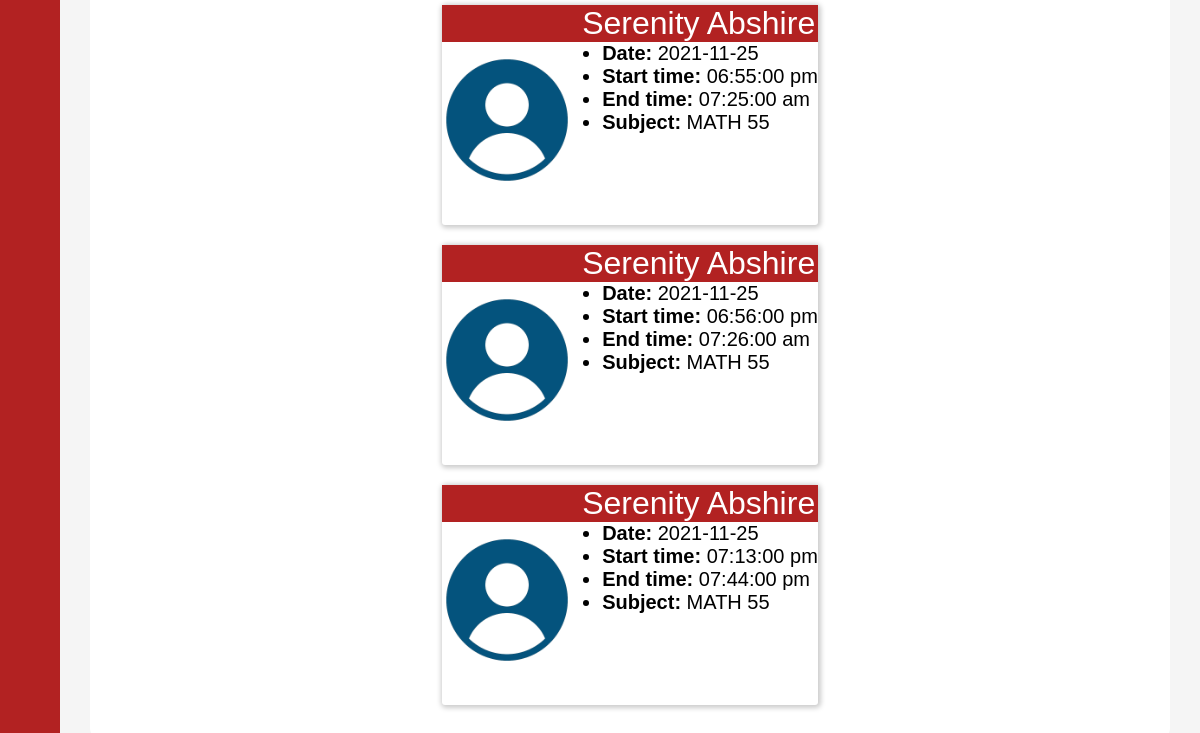
The page /my-sessions.php (signed in, lower part) on the database as committed earlier.
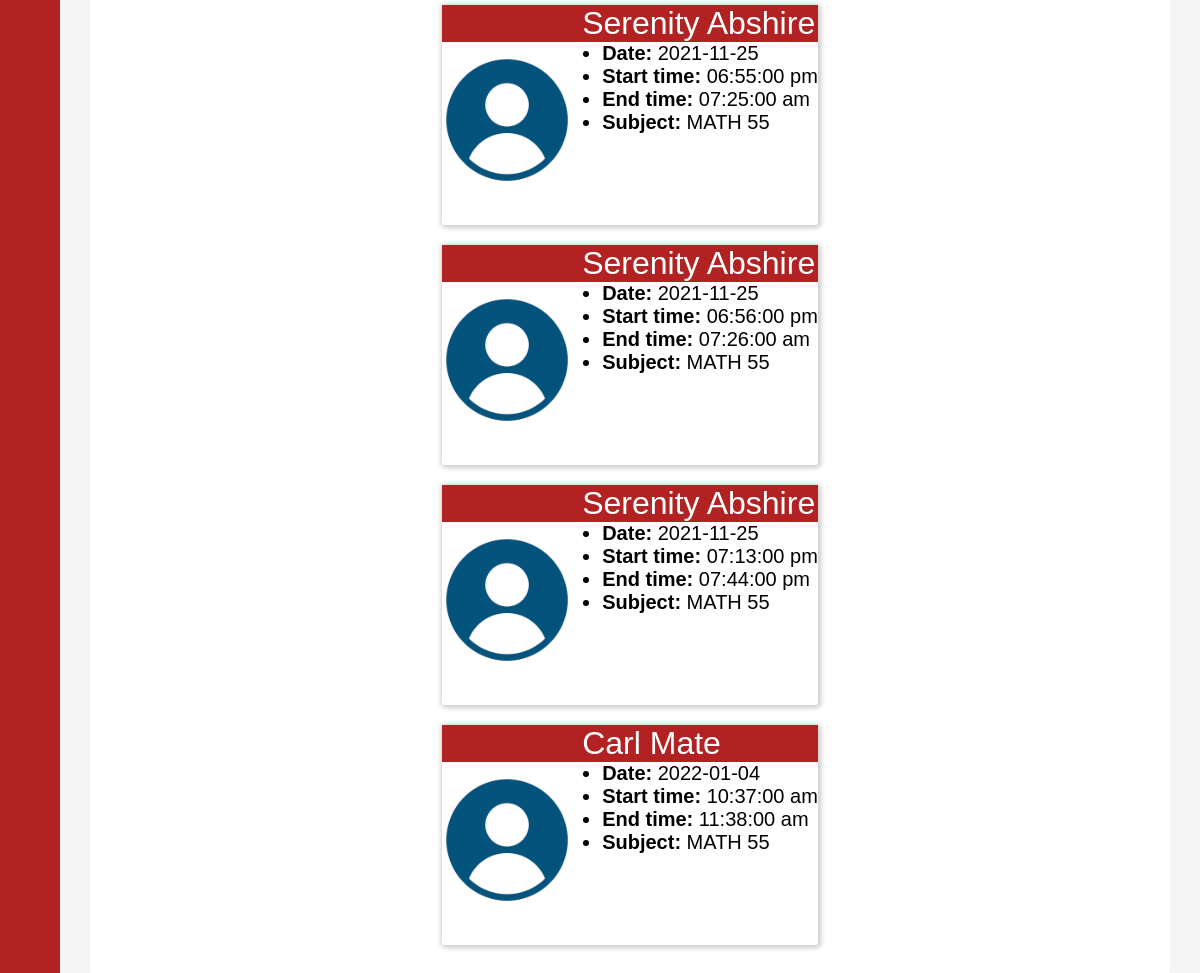
The same page on the database as committed later.
### tables this page shows
CREATE TABLE `tutor` (
  `tutor_id` int(11) NOT NULL,
  `first_name` varchar(100) NOT NULL,
  `last_name` varchar(100) NOT NULL,
  `upmail` varchar(100) NOT NULL,
  `program` varchar(100) NOT NULL,
  `year_level` int(11) NOT NULL
);

CREATE TABLE `tutorial_session` (
  `tutor_id` int(11) NOT NULL,
  `tutee_id` int(11) NOT NULL,
  `date` date NOT NULL,
  `start_time` time NOT NULL,
  `end_time` time NOT NULL,
  `subject` varchar(100) NOT NULL
);

### my-sessions.php (the view, shortened to what this page needs)
<?php include("has-session-top.html"); include("server.php");
$query = "SELECT tutee_id, first_name, last_name, program FROM tutee WHERE upmail='" . $_SESSION['upmail'] . "'";
$result = mysqli_query($db, $query);
$tutee_id = 0;
$first_name = "";
$last_name = "";
foreach($result as $row){
    $tutee_id = $row['tutee_id'];
    $first_name = $row['first_name'];
    $last_name = $row['last_name'];
}
?>
<div class="sidebar">
</div>
<section class="home-section">
    <div class="home-content">
        <div class="overview-boxes">
            <div class="box">
                <div class="left-side">
                    <div class="box_topic">
                    <p id="result"><strong><?=$first_name . " " . $last_name . "'s "?></strong>sessions.</p><br /><br />
<?php
$sessionQuery = "SELECT * FROM tutorial_session WHERE tutee_id=$tutee_id";
$sessionResult = mysqli_query($db, $sessionQuery);
foreach($sessionResult as $sessionResultRow){
    $tutor_id = $sessionResultRow['tutor_id'];
    $tutorNameQuery = "SELECT first_name, last_name
        FROM tutor
        WHERE tutor_id=$tutor_id";
    $tutorNameResult = mysqli_query($db, $tutorNameQuery);
    foreach($tutorNameResult as $tutorNameRow){
?>
<div class="match">
        <p>
        <img src="images/user.png" width=150 alt="User" /><span><?=$tutorNameRow['first_name'] . " " . $tutorNameRow['last_name']?></span>
        </p>
        <ul>
            <li><?="<strong>Date: </strong>" . $sessionResultRow['date']?></li>
            <li><?="<strong>Start time: </strong>" . date('h:i:s a', strtotime($sessionResultRow['start_time']))?></li>
            <li><?="<strong>End time: </strong>" . date('h:i:s a', strtotime($sessionResultRow['end_time']))?></li>
            <li><?="<strong>Subject: </strong>" . $sessionResultRow['subject']?></li>
        </ul>
</div>
<?php }
} ?>                    </div>
                </div>
            </div>
        </div>
    </div>
</section>
</body>
</html>

Rows that differ between the two databases and show on the page:
added tutorial_session: date "2022-01-04", start_time "10:37:00 am", end_time "11:38:00 am", subject "MATH 55"
now on this page (row unchanged): tutor: first_name "Carl", last_name "Mate"
